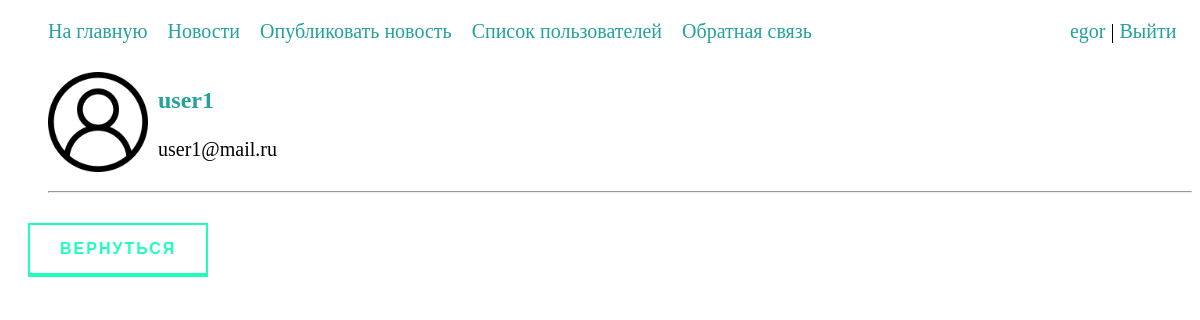
Before: /account/subscriptions/?usid=1 (signed in) with the older database file.
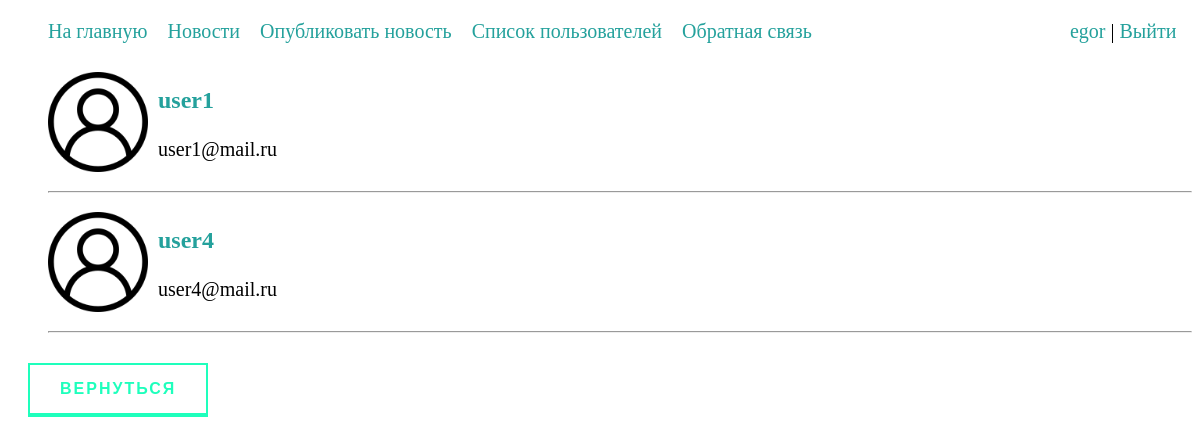
After: the same page with the newer database file.
### news/models.py (models this page shows, shortened)
class UserFollowing(models.Model):
    user = models.ForeignKey(User, related_name="following", on_delete=models.CASCADE, null=True)
    following_user = models.ForeignKey(User, related_name="followers", on_delete=models.CASCADE, null=True)

class Profile(models.Model):
    user = models.OneToOneField(User, null=True, on_delete=models.CASCADE)
    about = models.TextField(null=True, blank=True)
    profile_pic = models.ImageField(null=True, blank=True, upload_to="photos/", default="photos/user.png", verbose_name='Фотография пользователя')
    class Meta:
        verbose_name = 'Профиль'
        verbose_name_plural = 'Профили'
        ordering = ['id']
    def get_absolute_url(self):
        return reverse('profile', kwargs={'profile_id': self.pk})

### account/views.py (the view)
# urls.py: path('subscriptions/', Subs.as_view(), name='subs'),
class Subs(LoginRequiredMixin, DataMixin, ListView):
    model = UserFollowing
    template_name = 'account/subs.html'
    context_object_name = 'subs'
    paginate_by = 5
    def get_context_data(self, *,object_list=None, **kwargs):
        context = super().get_context_data(**kwargs)
        context['profile_usid'] = Profile.objects.select_related('user').get(user_id=self.request.GET.get('usid'))
        mix_def = self.get_user_context(title='Подписки ' + User.objects.select_related('profile')
                                        .get(id=self.request.GET.get('usid'))
                                        .username)
        return dict(list(context.items()) + list(mix_def.items()))
    def get_queryset(self):
        return UserFollowing.objects\
            .filter(following_user_id=self.request.GET.get('usid'))\
            .select_related('following_user', 'user', 'user__profile')

### account/utils.py (called while the page is built)
    def get_user_context(self, **kwargs):
        context = kwargs
        cats = Category.objects.all()
        context['menu'] = menu
        context['cats'] = cats
        return context

### account/templates/account/subs.html (shortened to what this page needs)
{% extends 'news/base.html' %}
{% load static %}
{% block content %}
<ul class="user-list">
{% for s in subs %}
    <li>
            <div class="user-in-list">
                <img src="{{ s.user.profile.profile_pic.url }}" class="avatar_for_list" alt="avatar">
                <div>
                    <p style="font-size: 24px;"><a href="{{ s.user.profile.get_absolute_url }}"><b>{{ s.user.username }}</b></a></p>
                    <p>{{ s.user.email }}</p>
                </div>
            </div>
        </li>
    <hr>
{% endfor %}
</ul>
<a href="{% url 'profile' profile_id=profile_usid.id %}" class="animated-button">Вернуться</a>
{% endblock %}

### news/templates/news/base.html (shortened to what this page needs)
{% load static %}
<!DOCTYPE html>
<html lang="en">
<head>
    <link rel='stylesheet' type='text/css' href="{% static 'news/css/styles.css' %}" />
</head>
<body>
{% block mainmenu %}
<ul class="head">
    {% for m in menu %}
    <li><a href="{% url m.url_name %}">{{m.title}}</a></li>
    {% endfor %}
    {% if request.user.is_authenticated %}
            <li class="headLogin"><a href="{% url 'profile' profile_id=user.profile.id %}">{{ user.username }}</a> | <a href="{% url 'logout' %}">Выйти</a></li>
    {% else %}
        <li class="headLogin"><a href="{% url 'register' %}">Регистрация</a> | <a href="{% url 'login' %}">Вход</a></li>
    {% endif %}
</ul>
{% endblock mainmenu %}
{% block content %}
{% endblock %}
</body>
</html>

### news/static/news/css/styles.css (style rules this page uses)
a:active, a:hover, a { text-decoration: none; color: #24a19c; }
.animated-button { text-decoration: none; display: inline-block; margin: 10px 20px; padding: 15px 30px; overflow: hidden; border: 2px solid; border-bottom-width: 4px; font-family: 'Montserrat', sans-serif; text-transform: uppercase; font-weight: bold; letter-spacing: 2px; color: rgba(30, 255, 188, 1); background: rgba(255, 255, 255, 1); transition: color .3s, background .5s; }
.head { width: 97%; display: flex; font-size: 20px; }
.head li { display: inline; margin-right: 20px; }
.headLogin { margin-left: auto; margin-right: 0em; }
.user-list { font-size: 20px; list-style-type: none; }
.user-in-list { display: flex; justify-content: flex-start; align-items: center; }
.avatar_for_list { height: 100px; width: 100px; margin-right: 10px; }

Changed rows visible on the page:
added UserFollowing: user.profile.profile_pic (placeholder picture), user.username "user4", user.email "user4@mail.ru"
